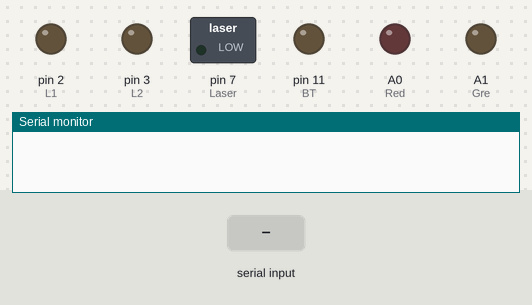
A sketch run on a simulated Arduino Uno, built with avr-gcc and run on an emulated ATmega328P. Parts: switched loads named in the sketch (green lamp = pin HIGH), output pins drawn as LEDs (lit = HIGH), the last lines printed to the serial monitor. Inputs (shaded band) come from the test bench. Pins used as bus, display or sensor lines are not drawn.

Above: at 1.2 s.
1.3 s: "8" received over Serial
At 2.2 s:
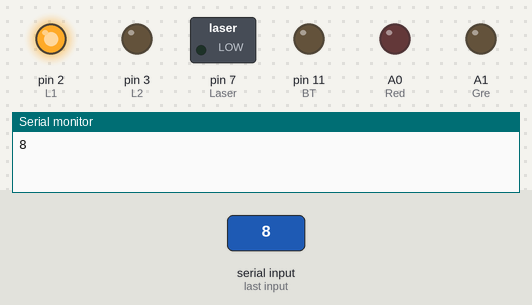
2.8 s: "4" received over Serial
At 3.3 s:
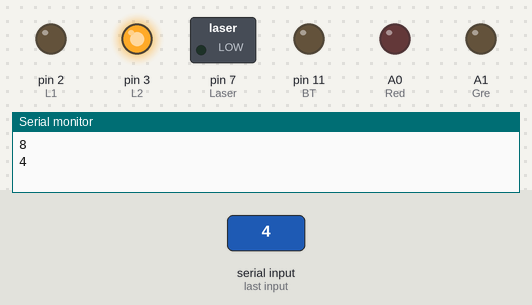
4.3 s: "5" received over Serial
5.8 s: "6" received over Serial
At 6.8 s:
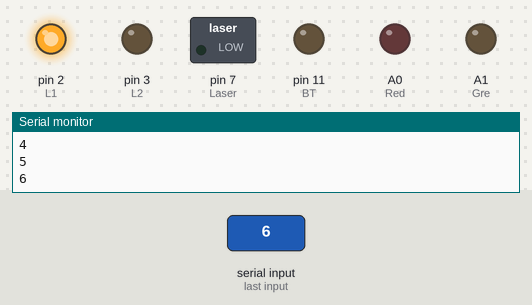
7.3 s: "5" received over Serial
8.8 s: "2" received over Serial
At 9.1 s:
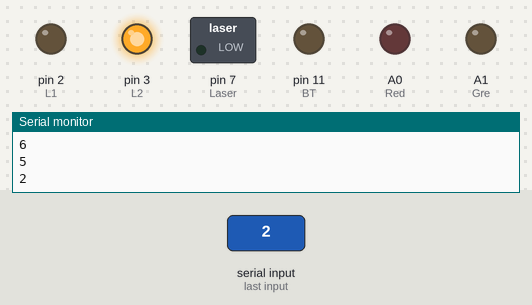
Timing chart, 0 to 11.3 s (numbered marks = the images above; inputs shaded):
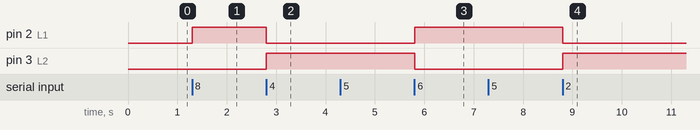

The sketch:

bt-car.ino
```cpp
#define L1 2
#define L2 3
#define R1 4
#define R2 5
#define PL 9
#define PR 10
#define echoPin 12
#define trigPin 13
#define Laser 7
#define BT 11
#define Red A0
#define Gre A1

int t_signal = 5;
int t_delay = 100;
String st = "";

void setup() {
  pinMode(L1, OUTPUT);
  pinMode(L2, OUTPUT);
  pinMode(R1, OUTPUT);
  pinMode(R2, OUTPUT);
  pinMode(trigPin, OUTPUT);
  pinMode(echoPin, INPUT);
  pinMode(Laser, OUTPUT);
  pinMode(Red, OUTPUT);
  pinMode(Gre, OUTPUT);
  pinMode(BT, OUTPUT);
  Serial.begin(9600);
}

void Forward() {
  digitalWrite(L1, HIGH);
  digitalWrite(L2, LOW);
  digitalWrite(R1, HIGH);
  digitalWrite(R2, LOW);
}

void Back() {
  digitalWrite(L1, LOW);
  digitalWrite(L2, HIGH);
  digitalWrite(R1, LOW);
  digitalWrite(R2, HIGH);
}

void Stop() {
  digitalWrite(L1, LOW);
  digitalWrite(L2, LOW);
  digitalWrite(R1, LOW);
  digitalWrite(R2, LOW);
}

void Turn(int angle) {
  if (angle > 0) {
    digitalWrite(L1, HIGH);
    digitalWrite(L2, LOW);
    digitalWrite(R1, LOW);
    digitalWrite(R2, HIGH);
  } else {
    digitalWrite(L1, LOW);
    digitalWrite(L2, HIGH);
    digitalWrite(R1, HIGH);
    digitalWrite(R2, LOW);
  };
  delay(abs(angle*22));
  Stop();
}

void Left() {
    digitalWrite(L1, LOW);
    digitalWrite(L2, HIGH);
    digitalWrite(R1, HIGH);
    digitalWrite(R2, LOW);
}

void Right() {
    digitalWrite(L1, HIGH);
    digitalWrite(L2, LOW);
    digitalWrite(R1, LOW);
    digitalWrite(R2, HIGH);
}

void Power(float p) {
  analogWrite(PL, p * 1024);
  analogWrite(PR, p * 1024);
}

void Laser_ON() {
  digitalWrite(Laser, HIGH);
}

void Laser_OFF() {
  digitalWrite(Laser, LOW);
}

void Fire(int Fire_t) {
    Laser_ON();
    delay(Fire_t);
    Laser_OFF();
}

void loop() {
  char c;
  while(Serial.available()) {
    c = Serial.read();
    Serial.println(c);
    st += c;
    delay(3);
  };
  switch(c) {
    case '8': Forward();
    break;
    case '6': Right();
    break;
    case '4': Left();
    break;
    case '2': Back();
    break;
    case '5': Fire(t_signal);
    break;
    case '0': Stop();
    break;
  }
  c = 0;
}
```

Measured:
- after the input at 1.3 s, pin 2 (L1): LOW → HIGH at once
- after the input at 2.8 s, pin 2 (L1): HIGH → LOW at once; pin 3 (L2): LOW → HIGH at once
- after the input at 5.8 s, pin 2 (L1): LOW → HIGH at once; pin 3 (L2): HIGH → LOW at once
- after the input at 8.8 s, pin 2 (L1): HIGH → LOW at once; pin 3 (L2): LOW → HIGH at once
